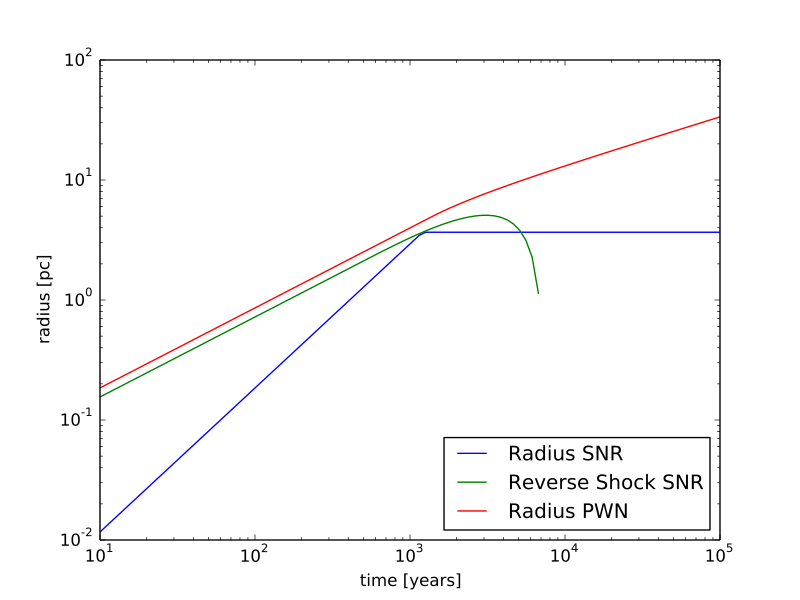

This chart was generated by the following Python code:
import numpy as np
import matplotlib.pyplot as plt
from astropy.units import Quantity
from astropy.constants import M_sun
from gammapy.astro.source import PWN, SNRTrueloveMcKee

t = Quantity(np.logspace(1, 5, 100), 'yr')
n_ISM = Quantity(1, 'cm^-3')
snr = SNRTrueloveMcKee(m_ejecta=8 * M_sun, n_ISM=n_ISM)
pwn = PWN(snr=snr)
pwn.pulsar.L_0 = Quantity(1E40, 'erg/s')
plt.plot(t.value, pwn.radius(t).to('pc').value, label='Radius SNR')
plt.plot(t.value, pwn.snr.radius_reverse_shock(t).to('pc').value, label='Reverse Shock SNR')
plt.plot(t.value, pwn.snr.radius(t).to('pc').value, label='Radius PWN')
plt.xlabel('time [years]')
plt.ylabel('radius [pc]')#
plt.legend(loc=4)
plt.loglog()
plt.show()
